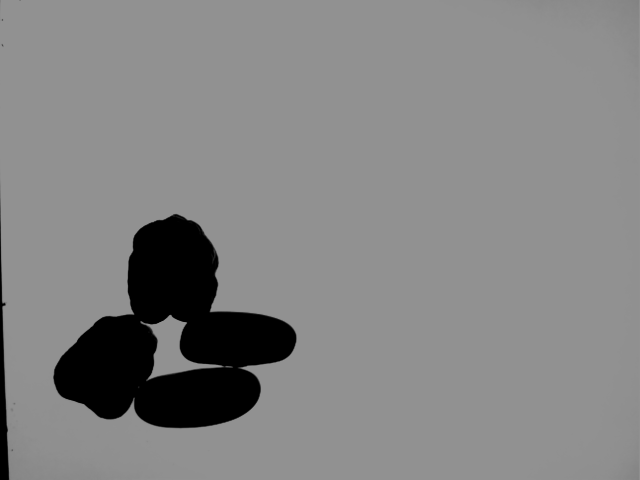
#> input picture phase 1/000007.bmp, 640 x 480 px
$ jupyter execute --allow-errors Segmentation.ipynb
#> lines starting #> are read from the running program, lines starting #| are printed output that depends on the picture; after the words box and inside, x2 and y2 are one past the last pixel; in counts of white or black regions, pixels touching at a corner belong together
[cell 1]
#%%
import numpy as np  # the numpy module is associated with the alias np
import cv2          # OpenCV module
import matplotlib
import matplotlib.pyplot as plt    # the matplotlib.pyplot with the alias plt
from IPython.display import Image, display, clear_output  # Shows an image in the notebook
import time                        # module to mesuare time cost
from skimage.data import page
from skimage.filters import (threshold_otsu, threshold_niblack, threshold_sauvola)

[cell 2]
#%%
print('Numpy:',np.__version__)
print('OpenCv:',cv2.__version__)

[cell 3]
# %%
#Pre-Processing
#Load the Image
beans_img = cv2.imread('000007.bmp')
#> beans_img is the input picture: shape (480, 640, 3); min 0, max 146, mean 131.5
beans_img = cv2.cvtColor(beans_img, cv2.COLOR_BGR2RGB)

[cell 4]
# Display using Matplotlib
plt.imshow(beans_img)
#> (this line was passed over: IPython is not available in this run)
plt.axis('off')  # Hide axes
#> (this line was passed over: IPython is not available in this run)
plt.show()

[cell 5]
# %%
img_gray = cv2.cvtColor(beans_img, cv2.COLOR_BGR2GRAY)
# %%
# Shows the processed image
Image(cv2.imencode('.jpg', img_gray)[1])

[cell 6]
# %%
#Shows the histogram
plt.hist(img_gray.ravel(),256,[0,256], color = "gray")
#> (this line was passed over: IPython is not available in this run)
plt.show()

[cell 7]
#%%
height, width = img_gray.shape
#> height = 480; width = 640

border_x = int(height * 0.02)
#> border_x = 9
border_y = int(width * 0.02)
#> border_y = 12

[cell 8]
# Berechne neue Begrenzungen
x_ini = border_x
#> x_ini = 9
x_end = height - border_x
#> x_end = 471
y_ini = border_y
#> y_ini = 12
y_end = width - border_y
#> y_end = 628

[cell 9]
# Ausschneiden des zentralen Bereichs ohne Ränder
img_cropped = img_gray[x_ini:x_end, y_ini:y_end]
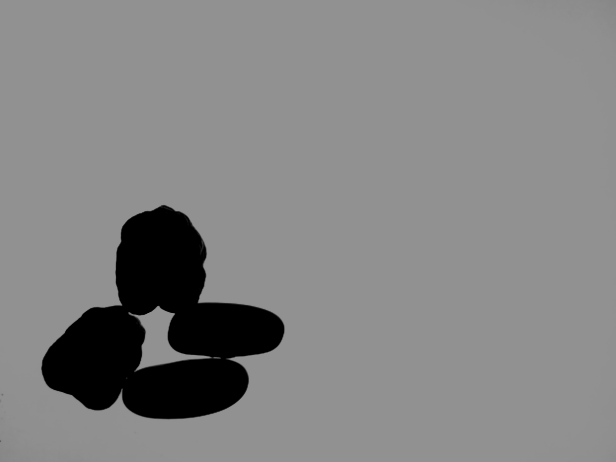
#> img_cropped: shape (462, 616); min 0, max 146, mean 131.1
print('Cropped region of interest:', x_ini, x_end, y_ini, y_end)
#| Cropped region of interest: 9 471 12 628
img_resized = img_gray[x_ini:x_end, y_ini:y_end]

[cell 10]
# Shows cropped image
Image(cv2.imencode('.jpg', img_resized)[1])

[cell 11]
# %%
# Fixed threshold method
start_time = time.time()
threshold = 75
ret, img_segmented = cv2.threshold(img_resized, threshold, 255, cv2.THRESH_BINARY_INV)
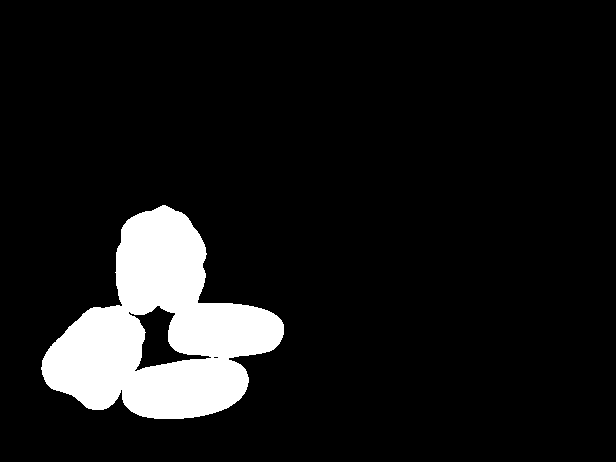
#> img_segmented: shape (462, 616); 9.5% white; 1 white region, box (x1, y1, x2, y2) and area: (41, 205, 284, 419) 26955
#> ret = 75
print("--- %s seconds ---" % (time.time() - start_time))

# Shows segmented image
Image(cv2.imencode('.jpg', img_segmented)[1])

[cell 12]
# %%
# Application of the open transformation with a (6.6) pixel kernel
start_time = time.time()
kernel = np.ones((6,6),np.uint8)
img_opened = cv2.morphologyEx(img_segmented, cv2.MORPH_OPEN, kernel)
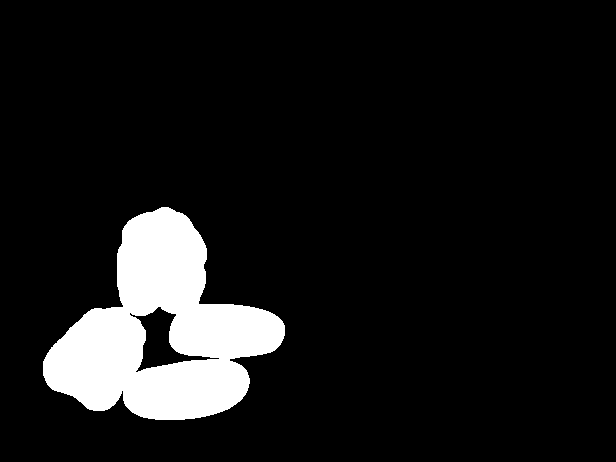
#> img_opened: shape (462, 616); 9.5% white; 1 white region, box (x1, y1, x2, y2) and area: (43, 207, 285, 420) 26932
print("--- %s seconds ---" % (time.time() - start_time))

# Mostrar la imagen procesada
Image(cv2.imencode('.jpg', img_opened)[1])

[cell 13]
# %%
# Application of the close transformation with a (6.6) pixel kernel
start_time = time.time()
kernel = np.ones((6,6),np.uint8)
img_opened_closed = cv2.morphologyEx(img_opened, cv2.MORPH_CLOSE, kernel)
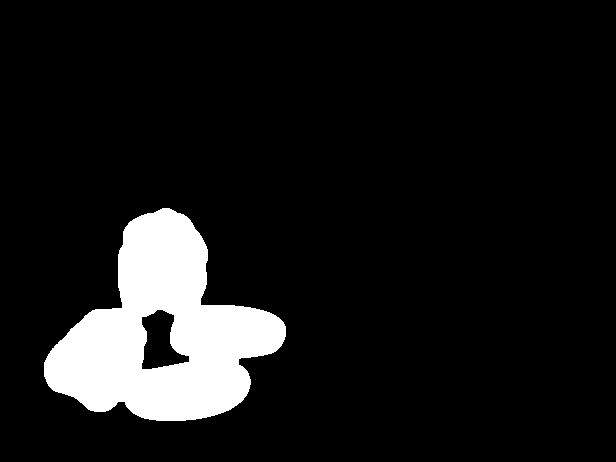
#> img_opened_closed: shape (462, 616); 9.5% white; 1 white region
print("--- %s seconds ---" % (time.time() - start_time))

# Mostrar la imagen procesada
Image(cv2.imencode('.jpg', img_opened_closed)[1])

[cell 14]
# In OpenCv, the labeling algorithm is called findContours
contours, hierarchy = cv2.findContours(img_opened_closed, cv2.RETR_TREE, cv2.CHAIN_APPROX_SIMPLE)
#> contours = 2 contours; box (x1, y1, x2, y2) and area: (44, 208, 286, 421) 28454, (141, 309, 190, 370) 1755

# All the contours of the objects of interest are drawn in green with a thickness of 3
img_contours =beans_img.copy()
img_contours = beans_img.copy()
img_cropped_contours = img_contours[x_ini:x_end, y_ini:y_end]

cv2.drawContours(img_cropped_contours, contours, -1, (0,255,0), 3)
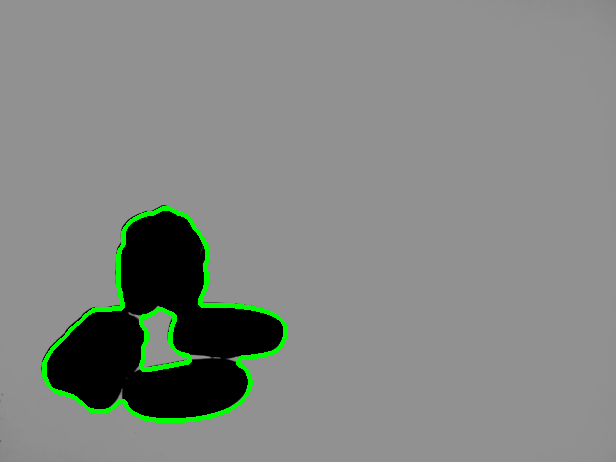
#> img_cropped_contours: shape (462, 616, 3); mean R, G, B 130.1, 134.2, 130.1

# Shows image with contours
Image(cv2.imencode('.jpg', img_cropped_contours)[1])

[cell 15]
# %%
start_time = time.time()
for cnt in contours:

    #display_handle=display(None, display_id=True)
    # Copy the original image
    img_contours = beans_img.copy()
    img_cropped_contours = img_contours[x_ini:x_end, y_ini:y_end]

    # Draws each contour
    cv2.drawContours(img_cropped_contours, [cnt], 0, (0,255,0), 3)
#> this loop made 2 passes

    # [7 lines of commented-out code are left out]

print('Number of Elements:', len(contours))
#| Number of Elements: 2
print("--- %s seconds ---" % (time.time() - start_time))

[cell 16]
# Convertiamo l'immagine a RGB se non lo è già
beans_img_marked = beans_img.copy()

# Assicuriamoci che markers abbia le stesse dimensioni di beans_img
#> (the rest of this cell did not finish here and is left out)

[cell 17]
# Connected Component Labeling
num_labels, labels, stats, centroids = cv2.connectedComponentsWithStats(img_opened_closed, connectivity=8)
#> labels: shape (462, 616) int32; values 0 (black) and 1 (white), 9.5% white; 1 white region, box (x1, y1, x2, y2) and area: (44, 208, 286, 421) 27158
#> num_labels = 2; stats = [[0, 0, 616, 462, 257434], [44, 208, 242, 213, 27158]]; centroids = [[322.8, 219.7], [162.5, 332.4]]

# Creiamo un'immagine vuota con le stesse dimensioni di labels e con 3 canali per i colori
img_ccl = np.zeros((labels.shape[0], labels.shape[1], 3), dtype=np.uint8)

# Coloriamo ogni oggetto con un colore casuale
for i in range(1, num_labels):  # Ignoriamo il background
    mask = labels == i
    color = np.random.randint(0, 255, size=(3,), dtype=np.uint8)  # Colore casuale per ogni oggetto
    img_ccl[mask] = color  # Applichiamo il colore ai pixel corrispondenti
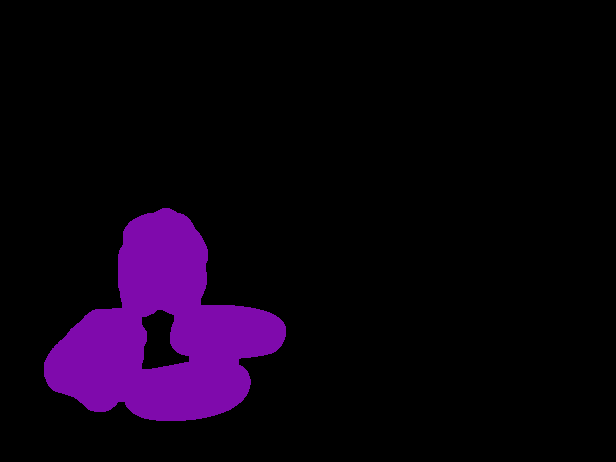
#> img_ccl: shape (462, 616, 3); mean of channels 0, 1, 2 16.4, 1, 12.1; drawn as B, G, R

# Mostriamo l'immagine etichettata
plt.imshow(img_ccl)
#> (this line was passed over: IPython is not available in this run)
plt.axis('off')
#> (this line was passed over: IPython is not available in this run)
plt.show()

print(f'Numero di oggetti rilevati: {num_labels - 1}')  # Escludiamo il background
#| Numero di oggetti rilevati: 1

$ run again, with phase 1/000001.bmp copied over phase 1/000007.bmp
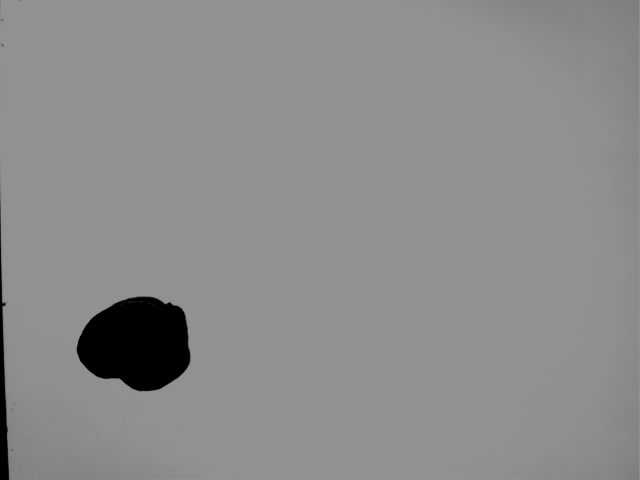
#> input picture phase 1/000001.bmp, 640 x 480 px
#> beans_img is the input picture: shape (480, 640, 3); min 0, max 145, mean 139.6
#| Cropped region of interest: 9 471 12 628
#> `ret, img_segmented = cv2.threshold(img_resized, threshold, 255, cv2.TH..`:
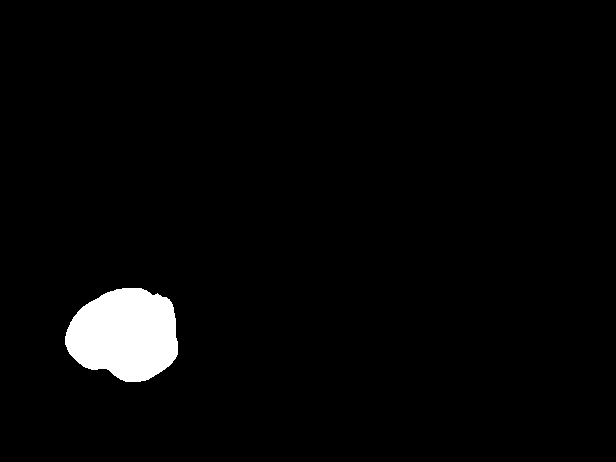
#> img_segmented: shape (462, 616); 2.9% white; 1 white region, box (x1, y1, x2, y2) and area: (65, 288, 178, 382) 8144
#> ret = 75
#> img_opened: shape (462, 616); 2.9% white; 1 white region, box (x1, y1, x2, y2) and area: (66, 289, 179, 383) 8139
#> img_opened_closed: shape (462, 616); 2.9% white; 1 white region
#> contours = 1 contour; box (x1, y1, x2, y2) and area: (67, 290, 180, 384) 7988
#> the loop `for cnt in contours:` made 1 pass
#| Number of Elements: 1
#> labels: shape (462, 616) int32; values 0 (black) and 1 (white), 2.9% white; 1 white region, box (x1, y1, x2, y2) and area: (67, 290, 180, 384) 8139
#> num_labels = 2; stats = [[0, 0, 616, 462, 276453], [67, 290, 113, 94, 8139]]; centroids = [[312.8, 227.4], [126.7, 336.1]]
#> after the loop `for i in range(1, num_labels):`:
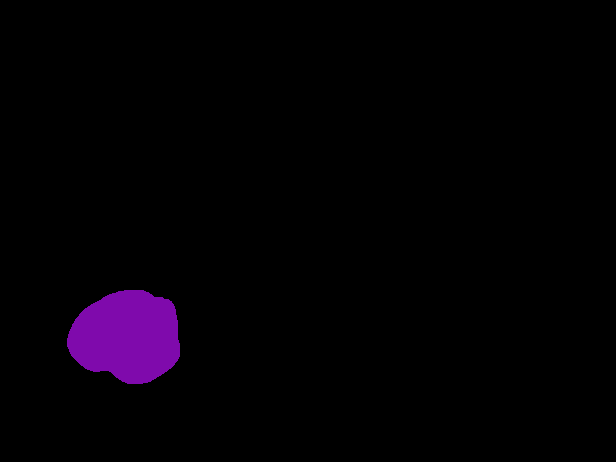
#> img_ccl: shape (462, 616, 3); mean of channels 0, 1, 2 4.9, 0.3, 3.6; drawn as B, G, R
#| Numero di oggetti rilevati: 1

$ run again, with phase 1/000004.bmp copied over phase 1/000007.bmp
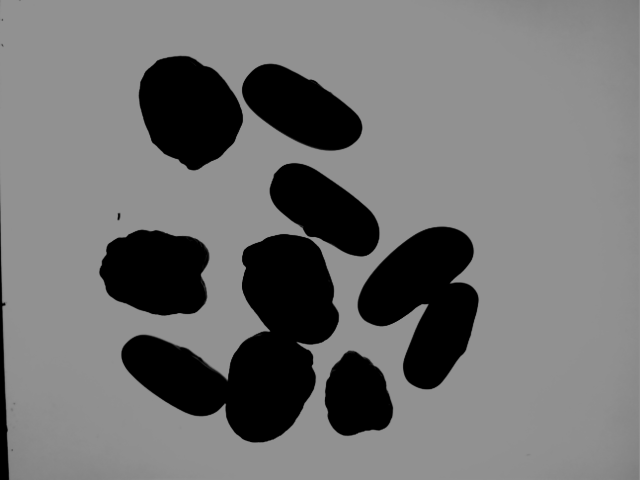
#> input picture phase 1/000004.bmp, 640 x 480 px
#> beans_img is the input picture: shape (480, 640, 3); min 0, max 146, mean 112.8
#| Cropped region of interest: 9 471 12 628
#> `ret, img_segmented = cv2.threshold(img_resized, threshold, 255, cv2.TH..`:
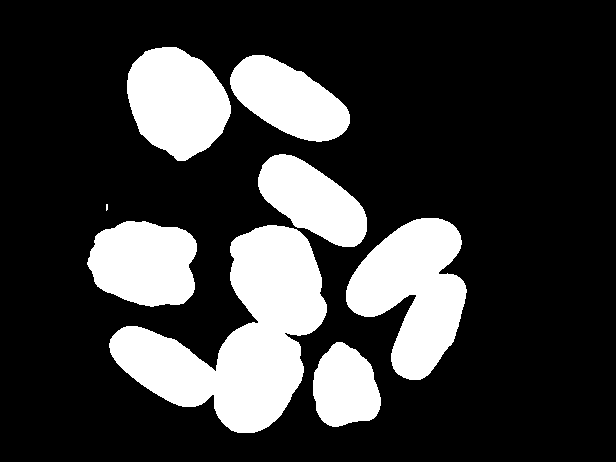
#> img_segmented: shape (462, 616); 23.1% white; 8 white regions (1 under 20 px), largest, box (x1, y1, x2, y2) and area: (109, 225, 327, 433) 21096, (346, 218, 467, 380) 11837, (127, 47, 231, 161) 8556
#> ret = 75
#> img_opened: shape (462, 616); 23.1% white; 7 white regions, largest, box (x1, y1, x2, y2) and area: (111, 226, 328, 434) 21084, (347, 219, 467, 381) 11827, (128, 48, 232, 162) 8556
#> img_opened_closed: shape (462, 616); 23.2% white; 5 white regions
#> contours = 5 contours; box (x1, y1, x2, y2) and area: (112, 156, 369, 435) 26748, (129, 49, 352, 163) 14759, (348, 220, 468, 382) 11630, (90, 223, 199, 308) 7312, (315, 344, 383, 429) 4214
#> the loop `for cnt in contours:` made 5 passes
#| Number of Elements: 5
#> labels: shape (462, 616) int32; 6 distinct labels, from 0 to 5
#> num_labels = 6; stats = [[0, 0, 616, 462, 218658], [129, 49, 223, 114, 15046], [112, 156, 257, 279, 27233], [348, 220, 120, 162, 11867], [90, 223, 109, 85, 7463], [315, 344, 68, 85, 4325]]; centroids = [[318, 221.9], [226.8, 102.4], [258.7, 308], [415.4, 293.3], [146.2, 264.9], [346.8, 389]]
#> after the loop `for i in range(1, num_labels):`:
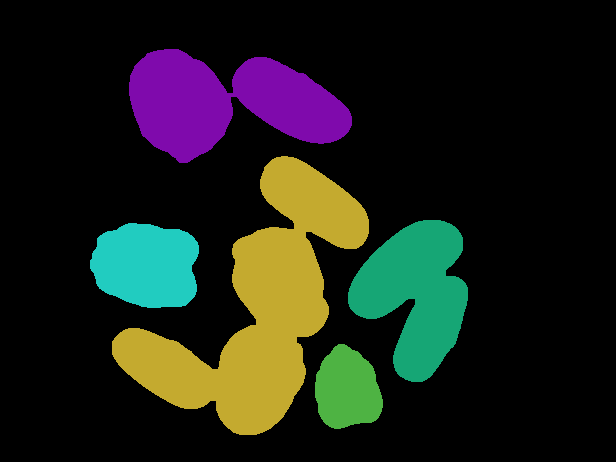
#> img_ccl: shape (462, 616, 3); mean of channels 0, 1, 2 24.5, 31.8, 28.4; drawn as B, G, R
#| Numero di oggetti rilevati: 5
